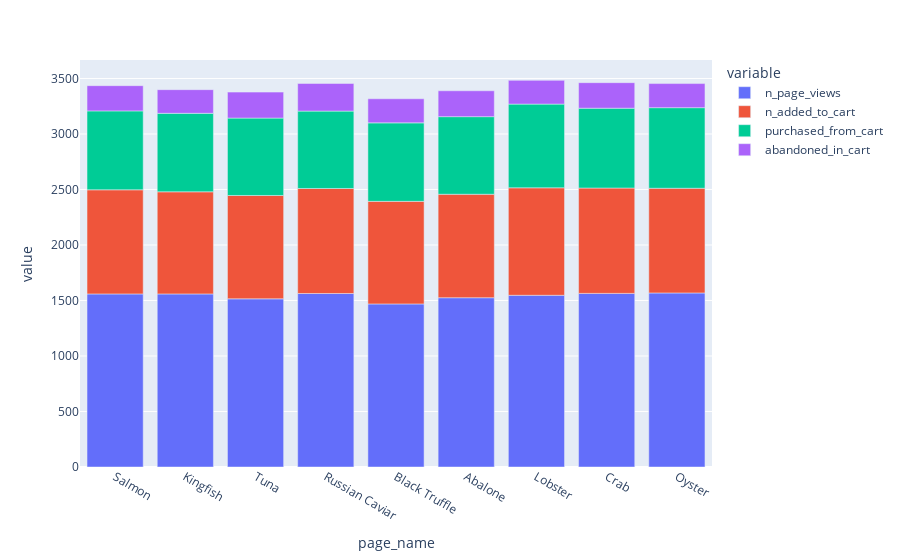

Notebook code for this chart:
### Code cell
fig = px.bar(product_funnel, x="page_name", y=product_funnel.columns[3:7])
fig.show()

### Figure 1 — Plotly figure (JSON) as saved in the notebook; plotly's stock layout.template omitted (floating-point values rounded to 4 significant figures)
{"data": [{"alignmentgroup": "True", "hovertemplate": "variable=n_page_views<br>page_name=%{x}<br>value=%{y}<extra></extra>", "legendgroup": "n_page_views", "marker": {"color": "#636efa", "pattern": {"shape": ""}}, "name": "n_page_views", "offsetgroup": "n_page_views", "orientation": "v", "showlegend": true, "textposition": "auto", "type": "bar", "x": ["Salmon", "Kingfish", "Tuna", "Russian Caviar", "Black Truffle", "Abalone", "Lobster", "Crab", "Oyster"], "xaxis": "x", "y": [1559, 1559, 1515, 1563, 1469, 1525, 1547, 1564, 1568], "yaxis": "y"}, {"alignmentgroup": "True", "hovertemplate": "variable=n_added_to_cart<br>page_name=%{x}<br>value=%{y}<extra></extra>", "legendgroup": "n_added_to_cart", "marker": {"color": "#EF553B", "pattern": {"shape": ""}}, "name": "n_added_to_cart", "offsetgroup": "n_added_to_cart", "orientation": "v", "showlegend": true, "textposition": "auto", "type": "bar", "x": ["Salmon", "Kingfish", "Tuna", "Russian Caviar", "Black Truffle", "Abalone", "Lobster", "Crab", "Oyster"], "xaxis": "x", "y": [938, 920, 931, 946, 924, 932, 968, 949, 943], "yaxis": "y"}, {"alignmentgroup": "True", "hovertemplate": "variable=purchased_from_cart<br>page_name=%{x}<br>value=%{y}<extra></extra>", "legendgroup": "purchased_from_cart", "marker": {"color": "#00cc96", "pattern": {"shape": ""}}, "name": "purchased_from_cart", "offsetgroup": "purchased_from_cart", "orientation": "v", "showlegend": true, "textposition": "auto", "type": "bar", "x": ["Salmon", "Kingfish", "Tuna", "Russian Caviar", "Black Truffle", "Abalone", "Lobster", "Crab", "Oyster"], "xaxis": "x", "y": [711, 707, 697, 697, 707, 699, 754, 719, 726], "yaxis": "y"}, {"alignmentgroup": "True", "hovertemplate": "variable=abandoned_in_cart<br>page_name=%{x}<br>value=%{y}<extra></extra>", "legendgroup": "abandoned_in_cart", "marker": {"color": "#ab63fa", "pattern": {"shape": ""}}, "name": "abandoned_in_cart", "offsetgroup": "abandoned_in_cart", "orientation": "v", "showlegend": true, "textposition": "auto", "type": "bar", "x": ["Salmon", "Kingfish", "Tuna", "Russian Caviar", "Black Truffle", "Abalone", "Lobster", "Crab", "Oyster"], "xaxis": "x", "y": [227, 213, 234, 249, 217, 233, 214, 230, 217], "yaxis": "y"}], "layout": {"barmode": "relative", "legend": {"title": {"text": "variable"}, "tracegroupgap": 0}, "margin": {"t": 60}, "xaxis": {"anchor": "y", "domain": [0, 1], "title": {"text": "page_name"}}, "yaxis": {"anchor": "x", "domain": [0, 1], "title": {"text": "value"}}}}
